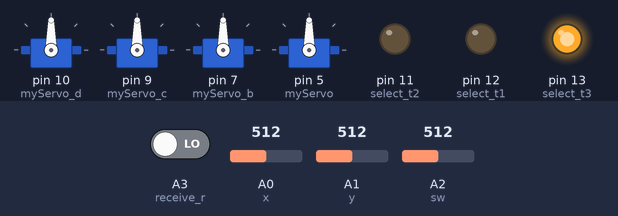
Recording of a sketch running on a simulated Arduino Uno, built with avr-gcc and run on an emulated ATmega328P. Shown: 4 × servo, output pins drawn as LEDs (lit = HIGH). The inputs (shaded band) are chosen by the test bench; at power-on: A2 (sw) = 512, A0 (x) = 512, A1 (y) = 512, A3 (receive_r) LOW. What the sketch prints to the serial monitor is not drawn.

Above: at 1.2 s.
1.3 s: A2 (sw) set to 490
At 1.8 s:
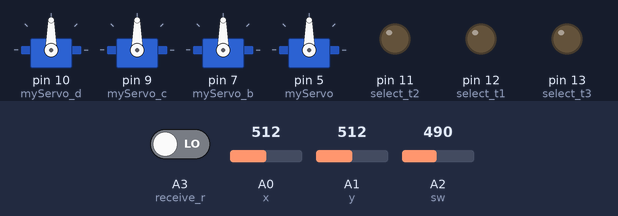
2.8 s: A0 (x) set to 734
4.3 s: A0 (x) set to 760
At 5.3 s:
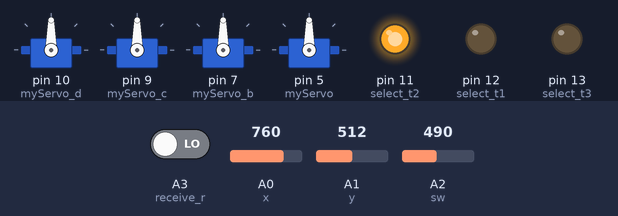
5.8 s: A1 (y) set to 737
7.3 s: A1 (y) set to 765
At 7.7 s:
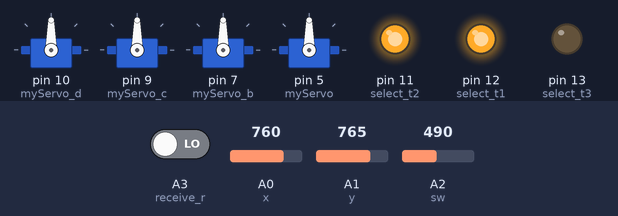
8.8 s: A3 (receive_r) driven HIGH
At 9.8 s:
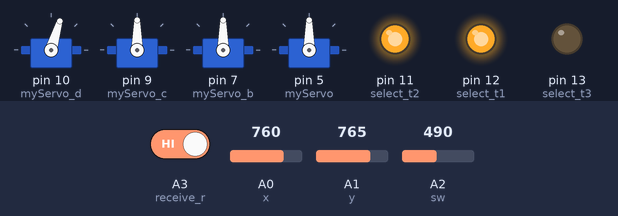
Timing chart, 0 to 12.3 s (numbered marks = the images above; inputs shaded):
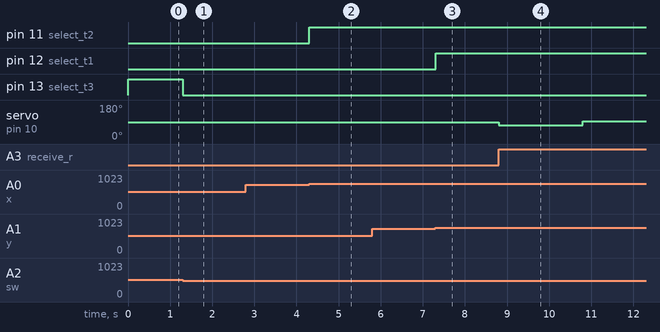

Measured:
- the behaviour switches between 501 and 500 on A2 (sw) (found by bisection; images 0 and 1)
- the behaviour switches between 750 and 751 on A0 (x) (found by bisection; images 1 and 2)
- the behaviour switches between 750 and 751 on A1 (y) (found by bisection; images 2 and 3)
- after the input at 1.3 s, pin 13 (select_t3): HIGH → LOW at once
- after the input at 4.3 s, pin 11 (select_t2): LOW → HIGH at once
- after the input at 7.3 s, pin 12 (select_t1): LOW → HIGH at once
- after the input at 8.8 s, servo on pin 10 (myServo_d): 90° → 73° at once, → 93° 2.0 s later

The sketch:

zeiniubi_.ino
```cpp
#include <Servo.h>

#define x A0
#define y A1
#define sw A2
#define led1 3  //red
#define led2 4  //qing
#define led3 8  //yellow
#define led4 6  //blue


Servo myServo;
Servo myServo_b;
Servo myServo_c;
Servo myServo_d;
int select=0;
int select_t1=12;
int select_t2=11;
int select_t3=13;
int data;
int receive_r=A3;
int receive;

int a=0;
int b=0;
int c=1;
int xx;
int yy;

int ssww;

void setup() {

  pinMode(sw, INPUT);    //设置为输入模式
  digitalWrite(sw,HIGH);
  Serial.begin(9600);
    myServo_d.attach(10);
    myServo_c.attach(9);
     myServo_b.attach(7);
      myServo.attach(5);

      pinMode(select_t1,OUTPUT);
      pinMode(select_t2,OUTPUT);
      pinMode(select_t3,OUTPUT);
}

void loop() {
  xx= analogRead(x);
       yy= analogRead(y);
       ssww=analogRead(sw);
//      data=digitalRead(select_r);
      Serial.println(data);

      receive=digitalRead(receive_r);

        if(xx>750)
        a=1;
       else if(xx<250)
        a=0;
       if (yy>750)
       b=1;
       else if(yy<250)
        b=0;

       if(ssww>500)
        {
          c=1;
          digitalWrite(select_t3,1);
        }
       else
       {
        c=0;
        digitalWrite(select_t3,0);
       }

         if ((a==0) && (b==0))
        {digitalWrite(led1,HIGH);
        digitalWrite(led2,LOW);
        digitalWrite(led3,LOW);
        digitalWrite(led4,LOW);
        select=1;
        digitalWrite(select_t1,0);
        digitalWrite(select_t2,0);
        }
     else if ((a==1) && (b==0))
        {
          digitalWrite(led1,LOW);
        digitalWrite(led2,HIGH);
        digitalWrite(led3,LOW);
        digitalWrite(led4,LOW);
        select=2;
        digitalWrite(select_t1,0);
        digitalWrite(select_t2,1);
        }
        else if ((a==0) &&( b==1))
        {
          digitalWrite(led1,LOW);
        digitalWrite(led2,LOW);
        digitalWrite(led3,HIGH);
        digitalWrite(led4,LOW);
        select=3;
        digitalWrite(select_t1,1);
        digitalWrite(select_t2,0);
        }
        else if ((a==1) && (b==1))
        {
          digitalWrite(led1,LOW);
        digitalWrite(led2,LOW);
        digitalWrite(led3,LOW);
        digitalWrite(led4,HIGH);
        select=4;
        digitalWrite(select_t1,1);
        digitalWrite(select_t2,1);
        }


 //  njbbiobhlbkbkbibbvjklfjkvnuruvrfrhiu

  // Serial.print(select);//////////////////////////////////////加回来

   if((select==1)&&(receive==1))
   {
  myServo.writeMicroseconds(1300);
  delay(2000);
  myServo.writeMicroseconds(1500);
  delay(2000);
   }
  else if((select==3)&&(receive==1))
  {
  myServo_c.writeMicroseconds(1300);
  delay(2000);
  myServo_c.writeMicroseconds(1500);
  delay(2000);
  }
  else if((select==4)&&(receive==1))
   {
    myServo_d.writeMicroseconds(1300);
    delay(2000);
    myServo_d.writeMicroseconds(1500);
    delay(2000);
   }
   else if((select==2)&&(receive==1))
    {
    myServo_b.writeMicroseconds(1300);
    delay(2000);
    myServo_b.writeMicroseconds(1500);
    delay(2000);
    }


}
```
